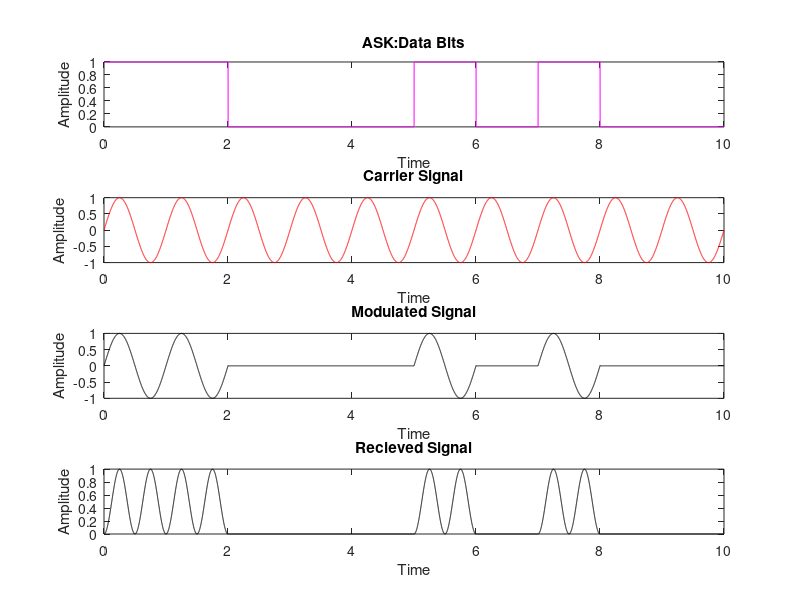

Write the MATLAB code that produced this figure. (Note: this script raises an error after producing the figure.)
function ASK
%Input bits generation
N=10;%Input size
n=randi([0 1],1,N);
disp('Transmitted Data bits:')
disp(n)
for i=1:N
    if n(i)==0
        s(i)=0;
    else
        s(i)=1;
    end
end
S=1000;%samples per bit
m=1;
t=0:1/S:N;
for j=1:length(t)
    if t(j)<=m
        signal(j)=s(m);
    else
        signal(j)=s(m);
        m=m+1;
    end
end
figure;
subplot(4,1,1)
plot(t,signal,'m');
xlabel('Time')
ylabel('Amplitude')
title('ASK:Data Bits')
%Carrier Signal generation
c = sin(2*pi*t);
subplot(4,1,2)
plot(t,c,'r');
xlabel('Time')
ylabel('Amplitude')
title('Carrier Signal')
%ASK signal generation
x = signal.*c;
subplot(4,1,3)
plot(t,x,'k');
xlabel('Time')
ylabel('Amplitude')
title('Modulated Signal')
%no noise
y= x;
y1 = y.*c;
subplot(4,1,4)
plot(t,y1,'k');
xlabel('Time')
ylabel('Amplitude')
title('Recieved Signal')
int_op=[];
for i=1:S:length(y1)-S
    int_o= (1/S)*trapz(y1(i+1:i+S));
    int_op = [int_op int_o];
end
th =0.5;
recieved_data = (round(int_op,1)>=th);
disp('Recieved bits:')
disp(recieved_data)
%BER
ber = sum(n~=recieved_data)/N;
disp('Bit Error Rate:')
disp(ber)
end